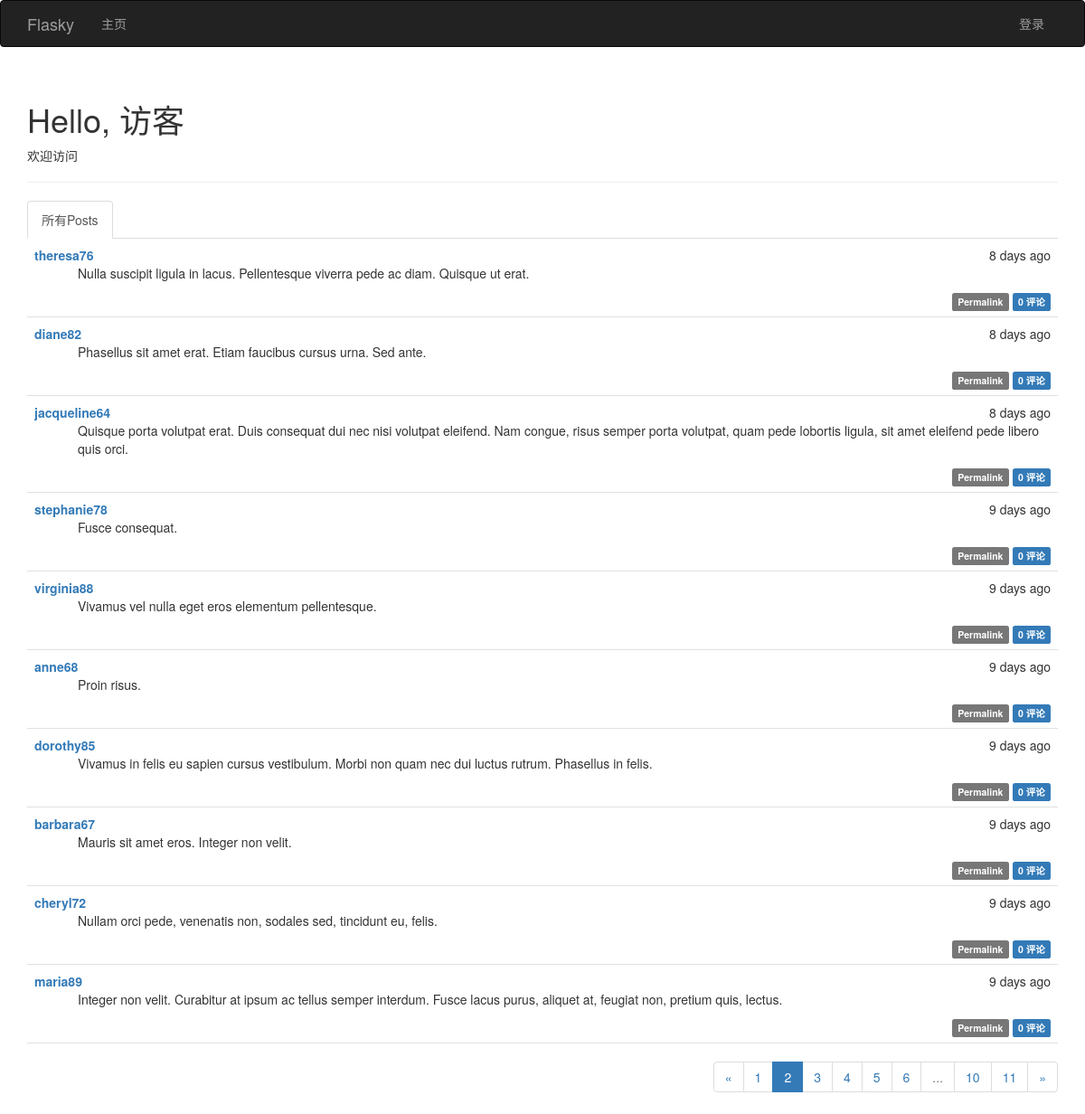
Screenshot of /?page=2 with the database file from the repository.
### app/models.py (models this page shows, shortened)
class Post(db.Model):
    __tablename__ = 'posts'
    id = db.Column(db.Integer, primary_key=True)
    body = db.Column(db.Text)
    timestamp = db.Column(db.DateTime, index=True, default=datetime.utcnow)
    author_id = db.Column(db.Integer, db.ForeignKey('users.id'))
    body_html = db.Column(db.Text)
    comments = db.relationship('Comment', backref='post', lazy='dynamic')

class User(UserMixin, db.Model):
    __tablename__ = 'users'
    id = db.Column(db.Integer, primary_key=True)
    username = db.Column(db.String(64), unique=True, index=True)
    email = db.Column(db.String(64), unique=True,index=True)
    role_id = db.Column(db.Integer, db.ForeignKey('roles.id'))
    password_hash = db.Column(db.String(128))
    confirmed = db.Column(db.Boolean, default= False)
    name = db.Column(db.String(64))
    location = db.Column(db.String(128))
    about_me = db.Column(db.Text())
    member_since = db.Column(db.DateTime(), default=datetime.utcnow)
    last_seen = db.Column(db.DateTime(), default=datetime.utcnow)
    posts = db.relationship('Post', backref='author', lazy='dynamic')
    followed = db.relationship('Follow', foreign_keys=[Follow.follower_id], backref=db.backref('follower', lazy='joined')
                               , lazy='dynamic', cascade='all,delete-orphan')
    followers = db.relationship('Follow', foreign_keys=[Follow.followed_id], backref=db.backref('followed',lazy='joined')
                                , lazy='dynamic',cascade='all,delete-orphan')
    comments = db.relationship('Comment', backref='author',lazy='dynamic')
    @property
    def password(self):
        raise AttributeError('password is not a readable attribute')

### app/main/views.py (the view)
@main.route('/',methods=['GET','POST'])
def index():
    form = PostForm()
    if current_user.can(Permission.WRITE_ARTICLES) and form.validate_on_submit():
        post = Post(body=form.body.data, author=current_user._get_current_object())
        db.session.add(post)
        return redirect(url_for('.index'))
    show_followed = False
    if current_user.is_authenticated:
        show_followed = bool(request.cookies.get('show_followed',''))
    if show_followed:
        query = current_user.followed_posts
    else:
        query = Post.query
    page = request.args.get('page',1, type=int)
    pagination = query.order_by(Post.timestamp.desc()).paginate(page,
                per_page=current_app.config['FLASKY_POSTS_PER_PAGE'], error_out=False)
    posts = pagination.items
    return render_template('index.html', form = form, posts=posts, pagination=pagination, show_followed=show_followed)

### app/auth/views.py (called while the page is built)
@auth.before_app_request
def before_request():
    if current_user.is_authenticated:
        current_user.ping()
        if not current_user.confirmed and request.endpoint[:5] != 'auth.':
            return redirect(url_for('auth.unconfirmed'))

### app/main/__init__.py (called while the page is built)
@main.app_context_processor
def inject_permissions():
    return dict(Permission=Permission)

### app/models.py (called while the page is built)
    def can(self, permission):
        return False

    def is_administrator(self):
        return False

### app/templates/index.html (shortened to what this page needs)
{%  extends "base.html" %}
{%  import "bootstrap/wtf.html" as wtf %}
{%  import "_macros.html" as macros %}
{% block page_content %}
    <div class="page-header">
        <h1>Hello, {% if current_user.is_authenticated %}{{ current_user.username }} {% else %} 访客{% endif %} </h1>
        {% if not known %}
            <p>欢迎访问</p>
         {% else %}
            <p>欢迎再次光临！</p>
        {% endif %}
    </div>
    <div class="post-tabs">
        <ul class="nav nav-tabs">
            <li {% if not show_followed %} class="active" {% endif %}> <a href="{{ url_for('.show_all') }}">所有Posts</a></li>
        </ul>
  {%  include '_posts.html' %}
    </div>
    {% if pagination %}
        <div class="pagination">
            {{ macros.pagination_widget(pagination,'.index') }}
        </div>
    {% endif %}
{% endblock %}

### app/templates/_posts.html (shortened to what this page needs)
  <ul class="posts">
        {% for post in posts %}
            <li class="post">
                <div class="post-date">
                    {{ moment(post.timestamp).fromNow() }}
                </div>
                <div class="post-author">
                    <a href="{{ url_for('.user', username=post.author.username) }}">{{ post.author.username }}</a>
                </div>
                <div class="post-content">
                    {% if post.body_html %}
                        {{  post.body_html | safe }}
                    {% else %}
                        {{ post.body }}
                    {% endif %}
                    <div class="post-footer">
                        <a href="{{ url_for('.post', id=post.id) }}">
                            <span class="label label-default">Permalink</span>
                        </a>
                          <a href="{{ url_for('.post', id=post.id) }}#comments">
                            <span class="label label-primary">{{ post.comments.count() }} 评论</span>
                        </a>
                    </div>
                </div>
            </li>
        {% endfor %}
    </ul>

### app/static/style.css (style rules this page uses)
div.post-tabs { margin-top: 16px; }
ul.posts { list-style-type: none; padding: 0px; margin: 16px 0px 0px 0px; border-top: 1px solid #e0e0e0; }
div.post-tabs ul.posts { margin: 0px; border-top: none; }
ul.posts li.post { padding: 8px; border-bottom: 1px solid #e0e0e0; }
div.post-date { float: right; }
div.post-author { font-weight: bold; }
div.post-content { margin-left: 48px; min-height: 48px; }
div.post-footer { text-align: right; }
div.pagination { width: 100%; text-align: right; padding: 0px; margin: 0px; }

### rows the page displays
Post: timestamp "8 days ago", author.username "theresa76", body_html "Nulla suscipit ligula in lacus. Pellentesque viverra pede ac diam. Quisque ut erat.", comments.count "0"
Post: timestamp "8 days ago", author.username "diane82", body_html "Phasellus sit amet erat. Etiam faucibus cursus urna. Sed ante.", comments.count "0"
Post: timestamp "8 days ago", author.username "jacqueline64", body_html "Quisque porta volutpat erat. Duis consequat dui nec nisi volutpat eleifend. Nam congue, risus semper porta volutpat, quam pede lobortis ligula, sit amet eleifend pede libero quis orci.", comments.count "0"
Post: timestamp "9 days ago", author.username "stephanie78", body_html "Fusce consequat.", comments.count "0"
Post: timestamp "9 days ago", author.username "virginia88", body_html "Vivamus vel nulla eget eros elementum pellentesque.", comments.count "0"
Post: timestamp "9 days ago", author.username "anne68", body_html "Proin risus.", comments.count "0"
Post: timestamp "9 days ago", author.username "dorothy85", body_html "Vivamus in felis eu sapien cursus vestibulum. Morbi non quam nec dui luctus rutrum. Phasellus in felis.", comments.count "0"
Post: timestamp "9 days ago", author.username "barbara67", body_html "Mauris sit amet eros. Integer non velit.", comments.count "0"
Post: timestamp "9 days ago", author.username "cheryl72", body_html "Nullam orci pede, venenatis non, sodales sed, tincidunt eu, felis.", comments.count "0"
Post: timestamp "9 days ago", author.username "maria89", body_html "Integer non velit. Curabitur at ipsum ac tellus semper interdum. Fusce lacus purus, aliquet at, feugiat non, pretium quis, lectus.", comments.count "0"

### other values shown
{{ p }} "1" "3" "4" "5" "6" "10" "11"
{{ p }} "2"
